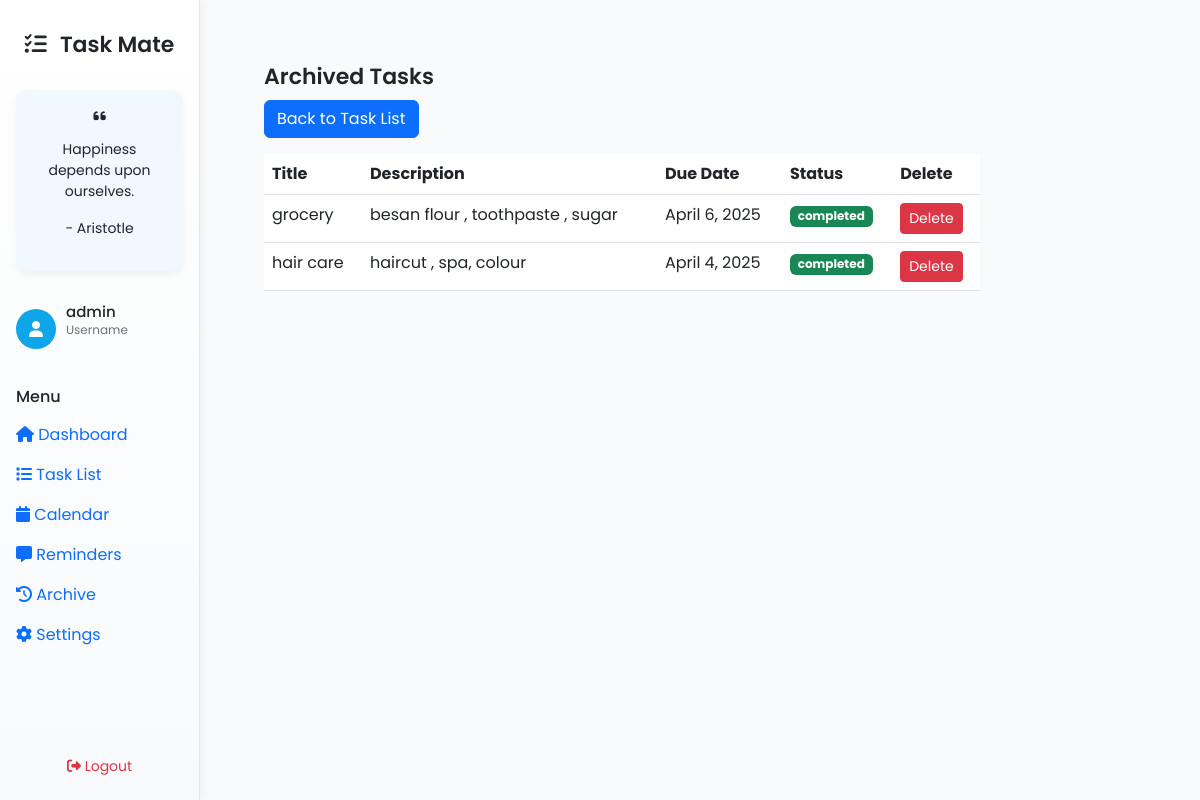
Screenshot of /archive/ (signed in) with the database file from the repository.
### home/models.py (models this page shows, shortened)
class Task(models.Model):
    user = models.ForeignKey(User, on_delete=models.CASCADE, null=True, blank=True)
    title = models.CharField(max_length=255)
    description = models.TextField(blank=True, null=True)
    due_date = models.DateField(default=now)
    created_at = models.DateTimeField(auto_now_add=True)
    status = models.CharField(max_length=20, choices=STATUS_CHOICES, default='pending')
    reminder = models.BooleanField(default=False)
    is_archived = models.BooleanField(default=False)  # New field to archive tasks

### home/views.py (the view)
# urls.py: path('archive/', views.archive_view, name='archive'),
@login_required
def archive_view(request):
    archived_tasks = Task.objects.filter(user=request.user, is_archived=True).order_by('-due_date')
    return render(request, 'archive.html', {'archived_tasks': archived_tasks})

### templates/archive.html (shortened to what this page needs)
{% extends 'base.html' %}
{% block content %}
<div class="col-md-9 col-lg-10 px-0">
    <div class="content-wrapper">
        <h1>Archived Tasks</h1>
        <a href="{% url 'task_list' %}" class="btn btn-primary">Back to Task List</a>
        <table class="table mt-3">
            <thead>
                <tr>
                    <th>Title</th>
                    <th>Description</th>
                    <th>Due Date</th>
                    <th>Status</th>
                    <th>Delete</th>
                </tr>
            </thead>
            <tbody>
                {% for task in archived_tasks %}
                <tr>
                    <td>{{ task.title }}</td>
                    <td>{{ task.description }}</td>
                    <td>{{ task.due_date }}</td>
                    <td><span class="badge bg-success">{{ task.status }}</span></td>
                    <td> <a href="{% url 'delete_task' task.id %}" class="btn btn-danger btn-sm">Delete</a> </td>
                </tr>
                {% empty %}
                <tr>
                    <td colspan="4" class="text-center">No completed tasks yet.</td>
                </tr>
                {% endfor %}
            </tbody>
        </table>
    </div>
</div>
{% endblock %}

### templates/base.html (shortened to what this page needs)
<!DOCTYPE html>
<html lang="en">
<head>
    <link href="https://cdn.jsdelivr.net/npm/bootstrap@5.3.0/dist/css/bootstrap.min.css" rel="stylesheet">
    <link rel="stylesheet" href="https://cdnjs.cloudflare.com/ajax/libs/font-awesome/6.4.0/css/all.min.css">
    <link href="https://cdn.jsdelivr.net/npm/fullcalendar@5.11.3/main.min.css" rel="stylesheet">
</head>
<body>
    <div class="container-fluid">
        <div class="row">
            <div class="col-md-3 col-lg-2 px-0 sidebar">
                <div class="d-flex flex-column h-100">
                    <div class="p-3 text-center">
                        <h3 class="font-bold text-gray-800">
                            <i class="fas fa-tasks me-2 text-blue-500"></i>
                            Task Mate
                        </h3>
                    </div>
                    <div class="quote-section">
                        <i class="fas fa-quote-left text-blue-500 mb-2"></i>
                        <p id="quote" class="text-sm font-medium text-gray-700 mt-2 leading-relaxed">
                        </p>
                        <p id="quoteAuthor" class="text-xs font-normal text-gray-500 mt-3 italic">
                        </p>
                    </div>
                    <div class="username-section">
                        <div class="username-icon">
                            <i class="fas fa-user"></i>
                        </div>
                        <div>
                            <h5 id="username" class="text-sm font-semibold text-gray-700 mb-0">
                                {{ request.user.username }}
                            </h5>
                            <p class="text-xs text-gray-500">Username</p>
                        </div>
                    </div>
                    <nav class="py-2">
                        <h6 class="px-3 text-xs text-gray-500 uppercase">Menu</h6>
                        <div class="nav flex-column mt-2">
                            <a href="{% url 'dashboard' %}" class="menu-item nav-link {% block dashboard_active %}{% endblock %}">
                                <i class="fas fa-home"></i>
                                Dashboard
                            </a>
                            <a href="{% url 'task_list' %}" class="menu-item nav-link {% block task_list_active %}{% endblock %}">
                                <i class="fas fa-list"></i>
                                Task List
                            </a>
                            <a href="{% url 'calendar' %}" class="menu-item nav-link {% block calendar_active %}{% endblock %}">
                                <i class="fas fa-calendar"></i>
                                Calendar
                            </a>
                            <a href="#" class="menu-item nav-link">
                                <i class="fas fa-message"></i>
                                Reminders
                            </a>
                            <a href="{% url 'archive' %}" class="menu-item nav-link">
                                <i class="fas fa-history"></i>
                                Archive
                            </a>
                            <a href="{% url 'settings' %}" class="menu-item nav-link">
                                <i class="fas fa-cog"></i>
                                Settings
                            </a>
                        </div>
                    </nav>
                    <div class="p-3 mt-auto">
                        <form method="post" action="{% url 'logout' %}">
                            <button type="submit" class="logout-btn btn text-danger flex items-center gap-2 justify-center">
                                <i class="fas fa-sign-out-alt"></i>
                                Logout
                            </button>
                        </form>
                    </div>
                </div>
            </div>
        <div class="col-md-9 col-lg-10 content-wrapper">
                    {% block content %}{% endblock %}
                </div>
            </div>
        </div>
</body>
</html>

### templates/base.html (style rules this page uses)
body { font-family: 'Poppins', sans-serif; background-color: #f8fafc; }
.sidebar { height: 100vh; border-right: 1px solid #e5e7eb; background: linear-gradient(180deg, #ffffff 0%, #f8fafc 100%); box-shadow: 2px 0 10px rgba(0,0,0,0.05); overflow-y: auto; padding-top: 1rem; }
.sidebar h3 { font-size: 22px; font-weight: 600; }
.quote-section { background-color: #f0f9ff; border-radius: 12px; padding: 1rem; box-shadow: 0 4px 8px rgba(0, 0, 0, 0.05); margin: 0.5rem 1rem 1rem; text-align: center; font-size: 14px; }
.username-section { padding: 1rem; display: flex; align-items: center; gap: 10px; margin-bottom: 0.5rem; }
.username-icon { width: 40px; height: 40px; background-color: #0ea5e9; color: white; border-radius: 50%; display: flex; align-items: center; justify-content: center; }
.username-section h5 { font-size: 15px; font-weight: 500; }
.username-section p { font-size: 12px; color: #6b7280; }
.logout-btn { transition: all 0.3s ease; width: 100%; font-size: 14px; }
.content-wrapper { padding: 2rem; }
.content-wrapper h1 { font-size: 22px; font-weight: 600; margin-bottom: 10px; }

### rows the page displays
Task: title "grocery", description "besan flour , toothpaste , sugar", due_date "April 6, 2025", status "completed"
Task: title "hair care", description "haircut , spa, colour", due_date "April 4, 2025", status "completed"

### other values shown
{{ request.user.username }} "admin"
